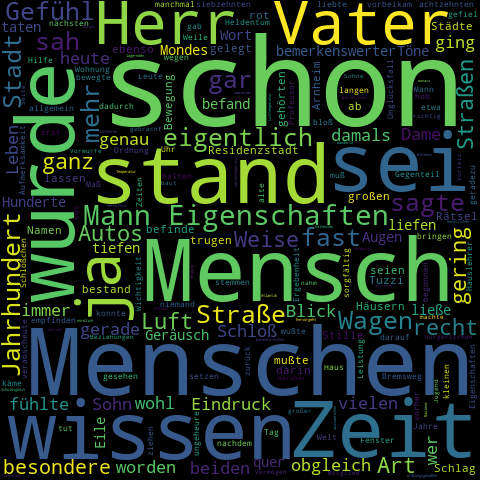

Source code (Python):
# -*- coding: utf-8 -*-
"""
Created on Wed Apr  3 08:34:12 2019

@author: Anna
"""

# importing the necessery modules 
from wordcloud import WordCloud 
import matplotlib.pyplot as plt 
import csv
import os
from os import path
from PIL import Image
import numpy as np
import nltk
nltk.download('stopwords')

from nltk.corpus import stopwords

# Please change the working directory to your path!
root_path = os.getcwd()

#import german stopwords (these are words that will be excluded from the wordcloud,
#for instance articles and prepositions)
stopwords = stopwords.words('german')


# file object is created 
file_ob = open(path.join(root_path, 'musil.txt'), encoding='utf-8') 

# the imported text are the first to chapter of Musil's book "Der Mann ohne Eigenschaften"
# and is taken form http://musilonline.at/musiltext/
  
# reader object is created 
reader_ob = csv.reader(file_ob) 
  
# contents of reader object is stored . 
# data is stored in list of list format. 
reader_contents = list(reader_ob) 
  
# empty string is declare 
text = "" 
  
# iterating through list of rows 
for row in reader_contents : 
      
    # iterating through words in the row 
    for word in row : 
  
        # concatenate the words 
        text = text + " " + word 
 
    
# Mask
man_pic = np.array(Image.open(path.join(root_path, "manwithhat.jpg")))
    

#########################################
# remove stopwords from WordCloud,  show  150 words in the wordcloud . 
wordcloud = WordCloud(width=480, height=480, max_words=150,
            stopwords=stopwords, mask= man_pic,
            mode='RGBA', background_color=None).generate(text) 
  
# plot the WordCloud image  
plt.figure() 
plt.imshow(wordcloud, interpolation="bilinear") 
plt.axis("off") 
plt.margins(x=0, y=0) 
plt.show() 

# store to file
#plt.savefig('wordcloud.png')
# store to file
wordcloud.to_file("wordcloud.png")


#########################################
wordcloud = WordCloud(width=480, height=480,
                      stopwords=stopwords,
                      mask= man_pic,
                      background_color="black").generate(text) 
  
# plot the WordCloud image  
plt.figure() 
plt.imshow(wordcloud, interpolation="bilinear") 
plt.axis("off") 
plt.margins(x=0, y=0) 
plt.show() 
